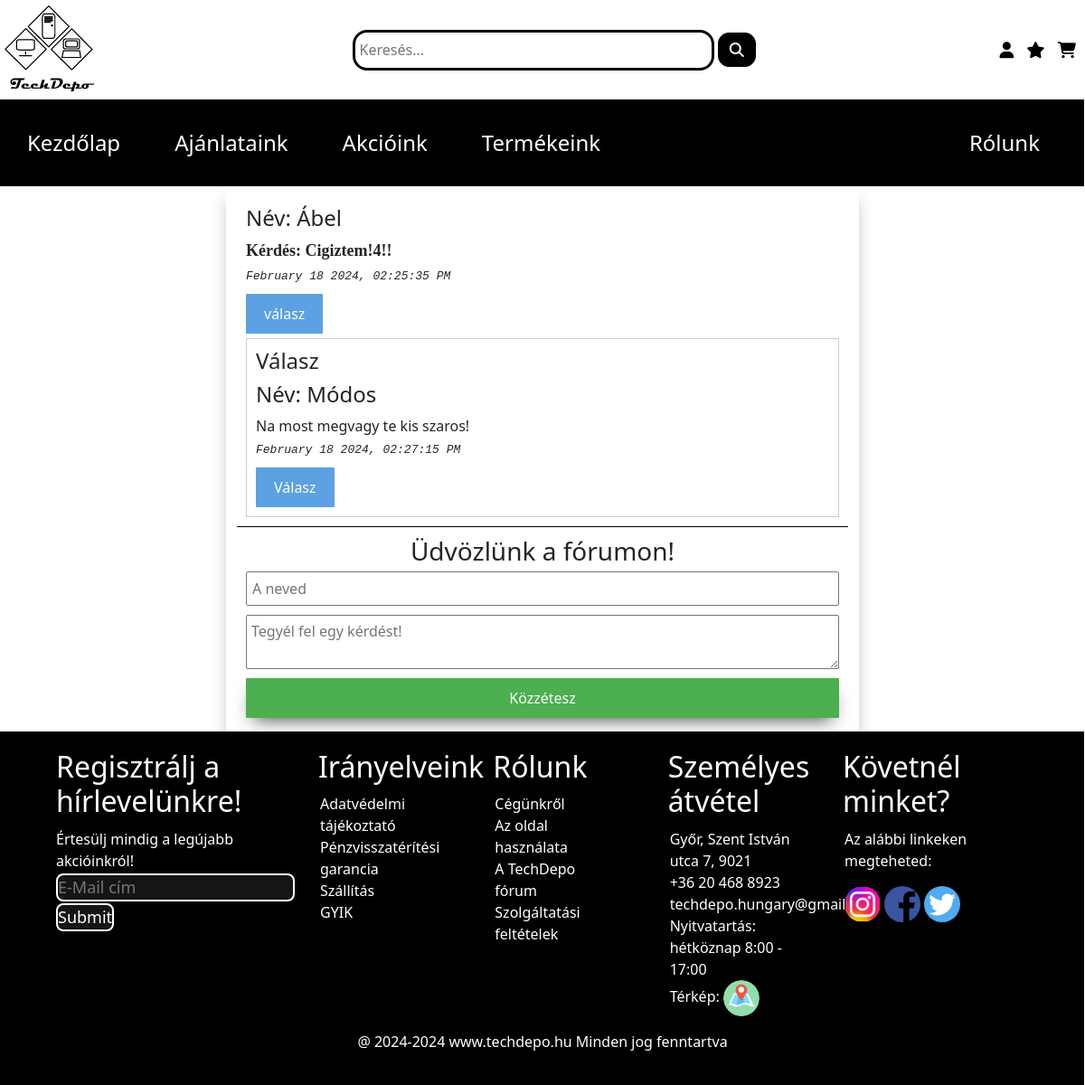
The app's page /pages/forum.php with its own data.
### tables this page shows
CREATE TABLE `tb_dataforum` (
  `id` int(11) NOT NULL,
  `name` varchar(50) DEFAULT NULL,
  `comment` varchar(150) DEFAULT NULL,
  `date` varchar(50) DEFAULT NULL,
  `reply_id` int(11) DEFAULT NULL
);

### pages/comment.php (the view, shortened to what this page needs)
<head>
    <link rel="stylesheet" href="../css/forum.css">
</head>
<div class="comment">
  <h4>Név: <?php echo $data['name']; ?></h4>
  <p class="comment_box">Kérdés: <?php echo $data['comment']; ?></p>
  <p class="dátum"><?php echo $data['date']; ?></p>
  <?php $reply_id = $data['id']; ?>
  <button class="reply" onclick = "reply(<?php echo $reply_id; ?>, '<?php echo $data['name']; ?>');"><span>válasz</span></button>
  <?php
  $datas = mysqli_query($conn, "SELECT * FROM tb_dataforum WHERE reply_id = $reply_id");
  if(mysqli_num_rows($datas) > 0) {
    foreach($datas as $data){
      require 'reply.php';
    }
  }
  ?>
</div>

### pages/forum.php (shortened to what this page needs)
<?php
$conn = mysqli_connect("localhost", "root", "", "webshop");
?>
<html>
  <head>
    <link rel="stylesheet" href="../css/bootstrap.css">
    <link rel="stylesheet" href="../css/general.css">
    <link rel="stylesheet" href="../css/forum.css">
    <link rel="stylesheet" href="https://cdnjs.cloudflare.com/ajax/libs/font-awesome/6.4.0/css/all.min.css">
</head>
<body id="body" onload="NowShow(1)">
    <header>
        <div class="header">
                    <a href="../index.php">
                         <img src="../logo.png" alt="TechDepo logó">
                    </a>
                <div>
                    <form action="search.php" method="get">
                        <input type="text" id="search" name="product-search" placeholder="Keresés...">
                        <button type="submit">
                            <i class="fas fa-search"></i>
                        </button>
                    </form>
                </div>
                <div>
                    <a  class="header-dis" href="../pages/account.php"><i class="fas fa-user" aria-hidden="true"></i></a>
                    <a class="header-dis" href="../account/wishlist.php"><i class="fas fa-star" aria-hidden="true"></i></a>
                    <a href="../account/cart.php"><i class="fas fa-shopping-cart" aria-hidden="true"></i></a>
                </div>
        </div>
        <div class="topnav">
                <a class="topnav-dis" href="../index.php">Kezdőlap</a>
                <a class="topnav-dis" href="../products/featured.php">Ajánlataink</a>
                <a class="topnav-dis" href="../products/onsale.php">Akcióink</a>
                <div class="dropdown topnav-dis">
                <button class="dropbtn">Termékeink</button>
                </div>
                <div class="dropdown topright topnav-dis">
                    <button class="dropbtn" style="padding-right: 50px">Rólunk</button>
                </div>
        </div>
    </header>
    <div class="container forum">
      <?php
      $datas = mysqli_query($conn, "SELECT * FROM tb_dataforum WHERE reply_id = 0");
      foreach($datas as $data) {
        require 'comment.php';
      }
      ?>
      <form action = "" method = "post">
        <h3 id = "title">Üdvözlünk a fórumon!</h3>
        <input class="név" type="text" name="name" placeholder="A neved">
        <textarea name="comment" placeholder="Tegyél fel egy kérdést!"></textarea>
        <button class = "submit" type="submit" name="submit">Közzétesz</button>
      </form>
    </div>
    <footer>
        <div class="footer row mx-0">
            <div class="col-lg-3 col-md-6 col-sm-12 und">
                <h1 class="footer-title">Regisztrálj a hírlevelünkre!</h1>
                <form class="f-form" action="" method="post">
                    <label for="email">Értesülj mindig a legújabb akcióinkról!</label>
                    <br>
                    <input type="text" id="email" name="email" placeholder="E-Mail cím" required>
                    <input type="submit" name="newsletter" id="newsletter">
                </form>
            </div>
            <div class="col-lg-2 col-md-6 col-sm-12 und">
                <h1 class="footer-title">Irányelveink</h1>
                <ul class="f-ul">
                    <li>
                        <a href="../policies/privacy-policy.html">Adatvédelmi tájékoztató</a>
                    </li>
                    <li>
                        <a href="../policies/refund-policy.html">Pénzvisszatérítési garancia</a>
                    </li>
                    <li>
                        <a href="../policies/refund-policy.html">Szállítás</a>
                    </li>
                    <li>
                        <a href="../pages/faq.html">GYIK</a>
                    </li>
                </ul>
            </div>
            <div class="col-lg-2 col-md-6 col-sm-12 und">
                <h1 class="footer-title">Rólunk</h1>
                <ul class="f-ul">
                    <li>
                        <a href="../pages/about.html">Cégünkről</a>
                    </li>
                    <li>
                        <a href="">Az oldal használata</a>
                    </li>
                    <li>
                        <a href="../pages/forum.php">A TechDepo fórum</a>
                    </li>
                    <li>
                        <a href="../policies/terms-of-service.html">Szolgáltatási feltételek</a>
                    </li>
                </ul>
            </div>
            <div class="col-lg-2 col-md-6 col-sm-12 und">
                <h1 class="footer-title">Személyes átvétel</h1>
                <ul class="f-ul">
                    <li>
                        Győr, Szent István utca 7, 9021
                    </li>
                    <li>
                        <span>+36 20 468 8923</span>
                    </li>
                    <li>
                        <span><a href="mailto:techdepo.hungary@gmail.com">techdepo.hungary@gmail.com</a></span>
                    </li>
                    <li>
                        <span>Nyitvatartás: hétköznap 8:00 - 17:00</span>
                    </li>
                    <li>
                        <span>Térkép: <a href="https://maps.app.goo.gl/fA2Jti1fcJiZY9f98"><img src="../images/map1.png" alt="" class="f-ikon"></a></span>
                    </li>
                </ul>
            </div>
            <div class="col-lg-3 col-md-6 col-sm-12 und">
                <h1 class="footer-title">Követnél minket?</h1>
                <div class="social-links">
                        <ul class="f-ul">
                            <p>Az alábbi linkeken megteheted:</p>
                                <a href="https://www.instagram.com" target="_blank">
                                    <img src="../images/icon1.png" alt="Instagramm" class="f-ikon">
                                </a>
                                <a href="https://www.facebook.com" target="_blank">
                                    <img src="../images/icon2.png" alt="Facebook" class="f-ikon">
                                </a>
                                <a href="https://twitter.com/?lang=hu" target="_blank">
                                    <img src="../images/icon3.png" alt="Twitter" class="f-ikon">
                                </a>
                        </ul>
                </div>
            </div>
            <div>
                <p class="f-center">@ 2024-2024 www.techdepo.hu Minden jog fenntartva</p>
            </div>
    </footer>
  </body>
</html>

### pages/reply.php (shortened to what this page needs)
<head>
<link rel="stylesheet" href="../css/forum.css">
</head>
<div class="reply">
    <h4>Válasz</h4>
    <h4>Név: <?php echo $data['name']; ?></h4>
    <p><?php echo $data['comment']; ?></p>
    <p class="dátum"><?php echo $data['date']; ?></p>
  <?php $reply_id = $data['id']; ?>
  <button class="reply" onclick = "reply(<?php echo $reply_id; ?>, '<?php echo $data['name']; ?>');">Válasz</button>
</div>

### css/general.css (style rules this page uses)
* { box-sizing: border-box; }
#body { transition: 0.5s ease; }
.header { background-color: white; display: flex; align-items: center; justify-content: space-between; flex-wrap: nowrap; }
.header img { display: flex; width: 110px; height: auto; padding: 5px; }
.header a { color: black; font-size: large; padding-right: 10px; }
.header input { width: 800px; border-radius: 16px; border: 3px solid black; height: 45px; padding: 5px; }
@media (max-width: 1200px) { .header input { width: 400px; } }
.header button { color: white; background-color: black; border-radius: 12px; border: 1px solid black; padding: 10px 12px 10px 12px; }
.topnav { background-color: black; display: flex; align-items: center; justify-content: flex-start; }
.topnav a { padding: 30px; color: white; text-decoration: none; font-size: x-large; vertical-align: middle; }
.topright { margin-left: auto; }
.dropbtn { background-color: black; font-size: x-large; border: none; color: white; padding: 30px; }
.footer { padding: 20px; bottom: 0; background-color: black; color: white; }
.footer a { color: white; text-decoration: none; cursor: pointer; font-size: medium; text-align: left; }
.f-ul { list-style: none; }
.footer-title { margin-left: 30px; font-size: xx-large; color: white; margin-bottom: 10; }
.f-ikon { width: 40px; height: auto; border-radius: 60%; text-decoration: none; }
.f-form { margin-left: 30px; text-align: left; border-radius: 8px; }
.footer input { margin-top: 2px; border-radius: 8px; background-color: rgba(36, 36, 36, 0.6); border: 2px solid white; color: white; font-size: large; }
.f-center { display: flex; justify-content: center; padding: none; border: none; margin: none; overflow: none; }

### css/forum.css (style rules this page uses)
* { margin: 0px; padding: 0px; }
body { background: white; }
.container { background: white; width: 700px; margin: 0 auto; padding-top: 6px; padding-bottom: 5px; box-shadow: 0px 16px 16px 0px rgba(0,0,0,0.2); }
.comment, .reply { margin-top: 5px; padding: 10px; border-bottom: 1px solid black; }
.reply { border: 1px solid #ccc; }
.forum p { margin-top: 5px; margin-bottom: 5px; }
.forum form { margin: 10px; text-align: center; }
.forum form h3 { margin-bottom: 5px; }
.forum form input, form textarea { width: 100%; padding: 5px; margin-bottom: 10px; }
.forum form button.submit,.forum button { background: #4CAF50; color: white; border: none; cursor: pointer; padding: 10px 20px; width: 100%; }
button.reply { background: pink; border-radius: 1px; background-color: #5ca1e1; border: none; color: #fff; text-align: center; font-size: 16px; width: auto; transition: all 0.5s; cursor: pointer; cursor: pointer; display: inline-block; position: relative; transition: 0.5s; }
p.dátum { font-style: italic; font-size: small; font-family: 'Courier New', Courier, monospace; }
.comment_box { text-align: left; font-size: large; font-weight: bold; font-family: Georgia, 'Times New Roman', Times, serif; }
form button.submit { border-radius: 1px; background-color: #5ca1e1; border: none; color: #fff; text-align: center; font-size: 16px; width: auto; transition: all 0.5s; cursor: pointer; box-shadow: 0 10px 20px -8px rgba(0, 0, 0,.7); background: #4CAF50; color: white; border: none; cursor: pointer; padding: 10px 20px; width: 100%; cursor: pointer; display: inline-block; position: relative; transition: 0.5s; }
.submit:after { content: '»'; position: absolute; opacity: 0; top: 14px; right: -20px; transition: 0.5s; }
.reply:after { content: '»'; position: absolute; opacity: 0; top: 14px; right: -20px; transition: 0.5s; }

### records on screen
tb_dataforum: name "Ábel", comment "Cigiztem!4!!", date "February 18 2024, 02:25:35 PM"
tb_dataforum: name "Módos", comment "Na most megvagy te kis szaros!", date "February 18 2024, 02:27:15 PM"
